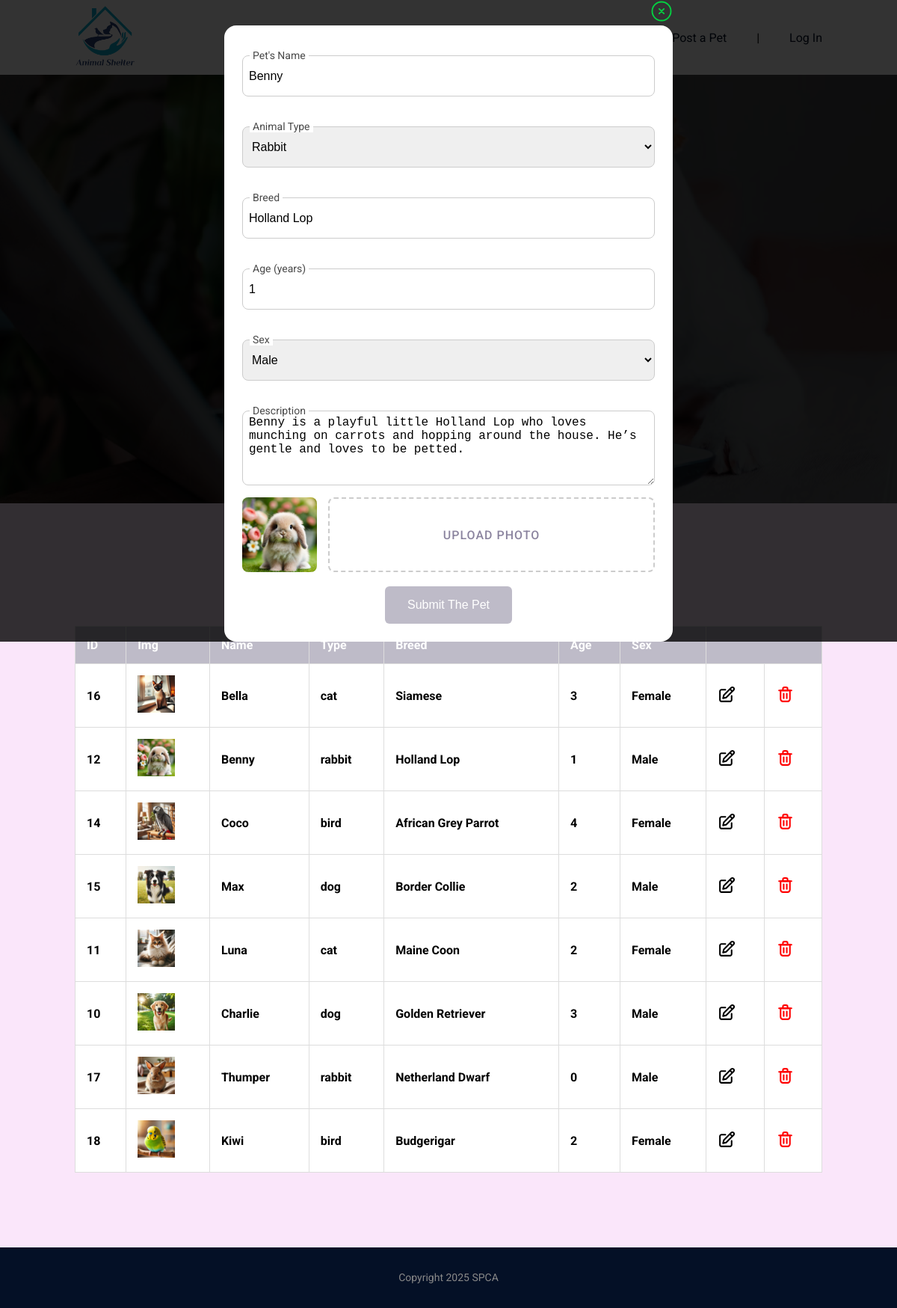
The page /list.php?edit=12 on the database its author committed.
### tables this page shows
CREATE TABLE `pets` (
  `id` int(11) NOT NULL,
  `name` varchar(255) NOT NULL,
  `age` varchar(255) NOT NULL,
  `type` varchar(255) NOT NULL,
  `sex` varchar(255) NOT NULL,
  `breed` varchar(255) NOT NULL,
  `image` varchar(255) NOT NULL,
  `description` text NOT NULL
);

### list.php (the view, shortened to what this page needs)
<?php
include_once "./configs.php";
$default_img = "media/default.jpg";
if (isset($_GET["delete"])) {
    $delete_id = $_GET["delete"];
    $img_path = $_GET["p"];
    print $img_path;
    if ($img_path && $img_path !== $default_img && file_exists($img_path)) {
        unlink($img_path);
    }
    $request = $conn->prepare("DELETE FROM pets WHERE id = ?");
    $request->bind_param("i", $delete_id);
    $request->execute();
    $request->close();
} else {
    $request = $conn->prepare("SELECT * FROM pets");
    $request->execute();
    $result = $request->get_result();
}
?>
<!doctype html>
<html lang="en">
<head>
    <link rel="stylesheet" href="styles.css">
</head>
<body>
<?php include_once "components/header.php"; ?>
<main>
    <?php include_once "components/banner-home.php"; ?>
    <section class="latest" id="pets-stock">
        <div class="container">
            <div class="section-header" id="section-header">
                <h2>Pets Stock</h2>
            </div>
            <?php if ($result->num_rows > 0) { ?>
            <table class="pets-stock">
                <thead>
                    <tr>
                        <th>ID</th>
                        <th>Img</th>
                        <th>Name</th>
                        <th>Type</th>
                        <th>Breed</th>
                        <th>Age</th>
                        <th>Sex</th>
                        <th colspan="2"></th>
                    </tr>
                </thead>
                <tbody>
                <?php  while ($row = $result->fetch_assoc()) { ?>
                <tr>
                    <th><?= $row['id']; ?></th>
                    <th><img class="thumb" src="<?= $row['image']; ?>" alt=""></th>
                    <th><?= $row['name']; ?></th>
                    <th><?= $row['type']; ?></th>
                    <th><?= $row['breed']; ?></th>
                    <th><?= $row['age']; ?></th>
                    <th><?= $row['sex']; ?></th>
                    <th>
                        <button class="edit-btn" onclick="editAction('<?= $row['id']; ?>')">
                            <img class="icon" src="media/icons/edit.svg" alt="Edit">
                        </button>
                    </th>
                    <th>
                        <button class="delete-btn" onclick="deleteAction('<?= $row['id']; ?>', '<?= $row['image']; ?>')">
                            <img class="icon" src="media/icons/delete.svg" alt="Delete">
                        </button>
                    </th>
                </tr>
                <?php } ?>
                </tbody>
            </table>
            <?php } else { echo "No results found!"; } ?>
        </div>
    </section>
</main>
<?php include_once "components/footer.php"; ?>
<?php if (isset($_GET['edit'])) { ?>
    <div class="overlay" onclick="closeOverlay(event)">
        <div class="overlay-content">
            <div class="overlay-header">
                <img class="icon close" src="media/icons/close.svg" alt="Close" onclick="closeOverlay(event)"/>
            </div>
            <?php include_once "components/edit-form.php"?>
        </div>
    </div>
<?php } ?>
</body>
</html>

### components/edit-form.php (shortened to what this page needs)
<?php
include_once "./configs.php";
if(isset($_GET["edit"])) {
    $petId = $_GET["edit"];
    $request = $conn->prepare("SELECT * FROM pets WHERE id = ?");
    $request->bind_param("i", $petId);
    $request->execute();
    $result = $request->get_result();
}
?>
<section class="pets-form">
    <?php
    if ($result->num_rows > 0) { $row = $result->fetch_assoc() ?>
        <form method="POST" enctype="multipart/form-data">
            <div class="input-area">
                <label for="name">Pet's Name</label>
                <input id="name" name="name" type="text" value="<?= $row['name'] ?>">
            </div>
            <div class="input-area">
                <label for="type">Animal Type</label>
                <select name="type" id="type">
                    <option value="rabbit" <?= ($row['type'] === "rabbit") ? "selected" : "" ?>>Rabbit</option>
                </select>
            </div>
            <div class="input-area">
                <label for="breed">Breed</label>
                <input name="breed" id="breed" type="text" value="<?= $row['breed'] ?>">
            </div>
            <div class="input-area">
                <label for="age">Age (years)</label>
                <input name="age" id="age" type="number" value="<?= $row['age'] ?>">
            </div>
            <div class="input-area">
                <label for="sex">Sex</label>
                <select name="sex" required>
                    <option value="Male" <?= ($row['sex'] === "Male") ? "selected" : "" ?>>Male</option>
                </select>
            </div>
            <div class="input-area">
                <label for="desc">Description</label>
                <textarea name="desc" id="desc"><?= $row['description'] ?></textarea>
            </div>
            <div style="display: flex; width: 100%; gap: 15px">
                <img src="<?= $row['image'] ?>" alt="" style="max-width: 100px; border-radius: 8px" class="input-area-image-thumb">
                <div class="input-area-image" style="width: 100%">
                    <label for="photo" id="photo-label">Upload Photo</label>
                </div>
            </div>
            <br>
            <button type="submit" name="submit-btn" class="btn btn-general">Submit The Pet</button>
        </form>
    <?php } ?>
</section>

### styles.css (style rules this page uses)
:root { --primary-color: #041026; --secondary-color: #bebbc8; }
* { margin: 0; padding: 0; box-sizing: border-box; outline: none; }
body { font-family: "Roboto", serif; }
section { padding: 100px 0; }
h2 { font-size: 29px; margin-bottom: 7px; }
.container { max-width: 1000px; width: 90%; margin: 0 auto; }
.btn { background: #F93827; color: white; border-radius: 6px; padding: 10px 25px; text-transform: capitalize; display: inline-block; }
.btn.btn-general { background: var(--secondary-color); padding: 16px 30px; border: 0; cursor: pointer; font-size: 16px; }
.latest { background: #fae6fa; }
.section-header { text-align: center; max-width: 500px; margin: 0 auto 30px; }
.delete-btn, .edit-btn { border: 0; background-color: transparent; cursor: pointer; }
#pets-stock > .container { max-width: 1000px; margin: 0 auto; width: 100%; overflow-x: auto; }

### rows shown on the page
pets: id "16", image (picture), name "Bella", type "cat", breed "Siamese", age "3", sex "Female"
pets: id "12", image (picture), name "Benny", type "rabbit", breed "Holland Lop", age "1", sex "Male", type "Rabbit", desc "Benny is a playful little Holland Lop who loves munching on carrots and hopping around the house. He’s gentle and loves to be petted."
pets: id "14", image (picture), name "Coco", type "bird", breed "African Grey Parrot", age "4", sex "Female"
pets: id "15", image (picture), name "Max", type "dog", breed "Border Collie", age "2", sex "Male"
pets: id "11", image (picture), name "Luna", type "cat", breed "Maine Coon", age "2", sex "Female"
pets: id "10", image (picture), name "Charlie", type "dog", breed "Golden Retriever", age "3", sex "Male"
pets: id "17", image (picture), name "Thumper", type "rabbit", breed "Netherland Dwarf", age "0", sex "Male"
pets: id "18", image (picture), name "Kiwi", type "bird", breed "Budgerigar", age "2", sex "Female"
